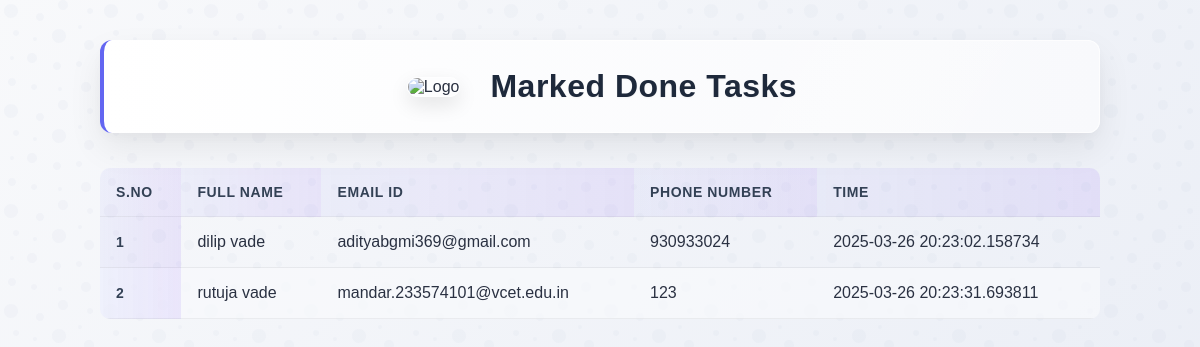
The app's page /markdone, older data.
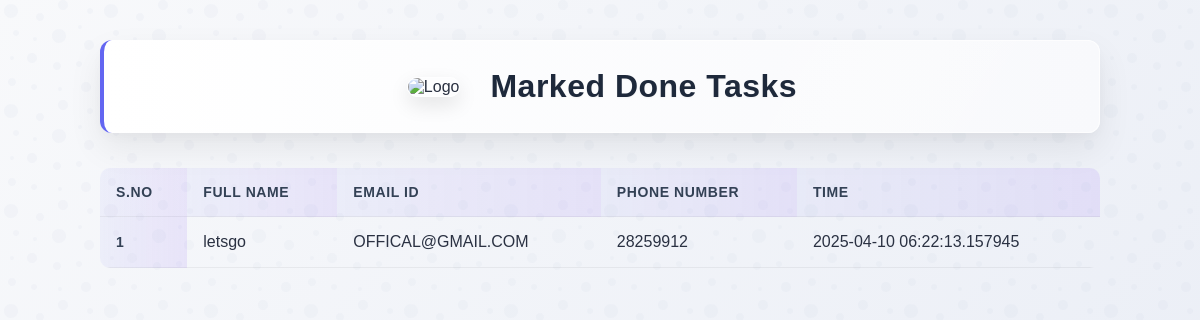
The same page, newer data.
### app.py (models this page shows, shortened)
class done(db.Model):
    id = db.Column(db.Integer, primary_key=True)
    done_name = db.Column(db.String(100), nullable=False)
    done_email = db.Column(db.String(100), nullable=False, unique=True)
    done_phno = db.Column(db.BigInteger, nullable=True, unique=True)
    date_created = db.Column(db.DateTime, default=datetime.utcnow)

### app.py (the view)
@app.route("/markdone")
def markdone_list():
    entriess = done.query.all()
    return render_template('markdone.html', entriess=entriess)

### templates/markdone.html
{% extends 'base.html' %}
{% block heading %}
Marked Done Tasks
{% endblock heading %}
{% block mainy %}
<main>
    {% if entriess %}
    <table>
        <thead>
            <tr>
                <th>S.No</th>
                <th>Full Name</th>
                <th>Email ID</th>
                <th>Phone Number</th>
                <th>Time</th>
            </tr>
        </thead>
        <tbody>
            {% for entry in entriess %}
            <tr>
                <th scope="row">{{ loop.index }}</th>
                <td>{{ entry.done_name }}</td>
                <td>{{ entry.done_email }}</td>
                <td>{{ entry.done_phno }}</td>
                <td>{{ entry.date_created }}</td>
            </tr>
            {% endfor %}
        </tbody>
    </table>
    {% else %}
    <p>No completed tasks found.</p>
    {% endif %}
</main>
{% endblock mainy %}

Row changes from the older to the newer data that the page shows:
removed done: done_name "dilip vade", done_email "adityabgmi369@gmail.com", done_phno "930933024", date_created "2025-03-26 20:23:02.158734"
removed done: done_name "rutuja vade", done_email "mandar.233574101@vcet.edu.in", done_phno "123", date_created "2025-03-26 20:23:31.693811"
added done: done_name "letsgo", done_email "OFFICAL@GMAIL.COM", done_phno "28259912", date_created "2025-04-10 06:22:13.157945"
